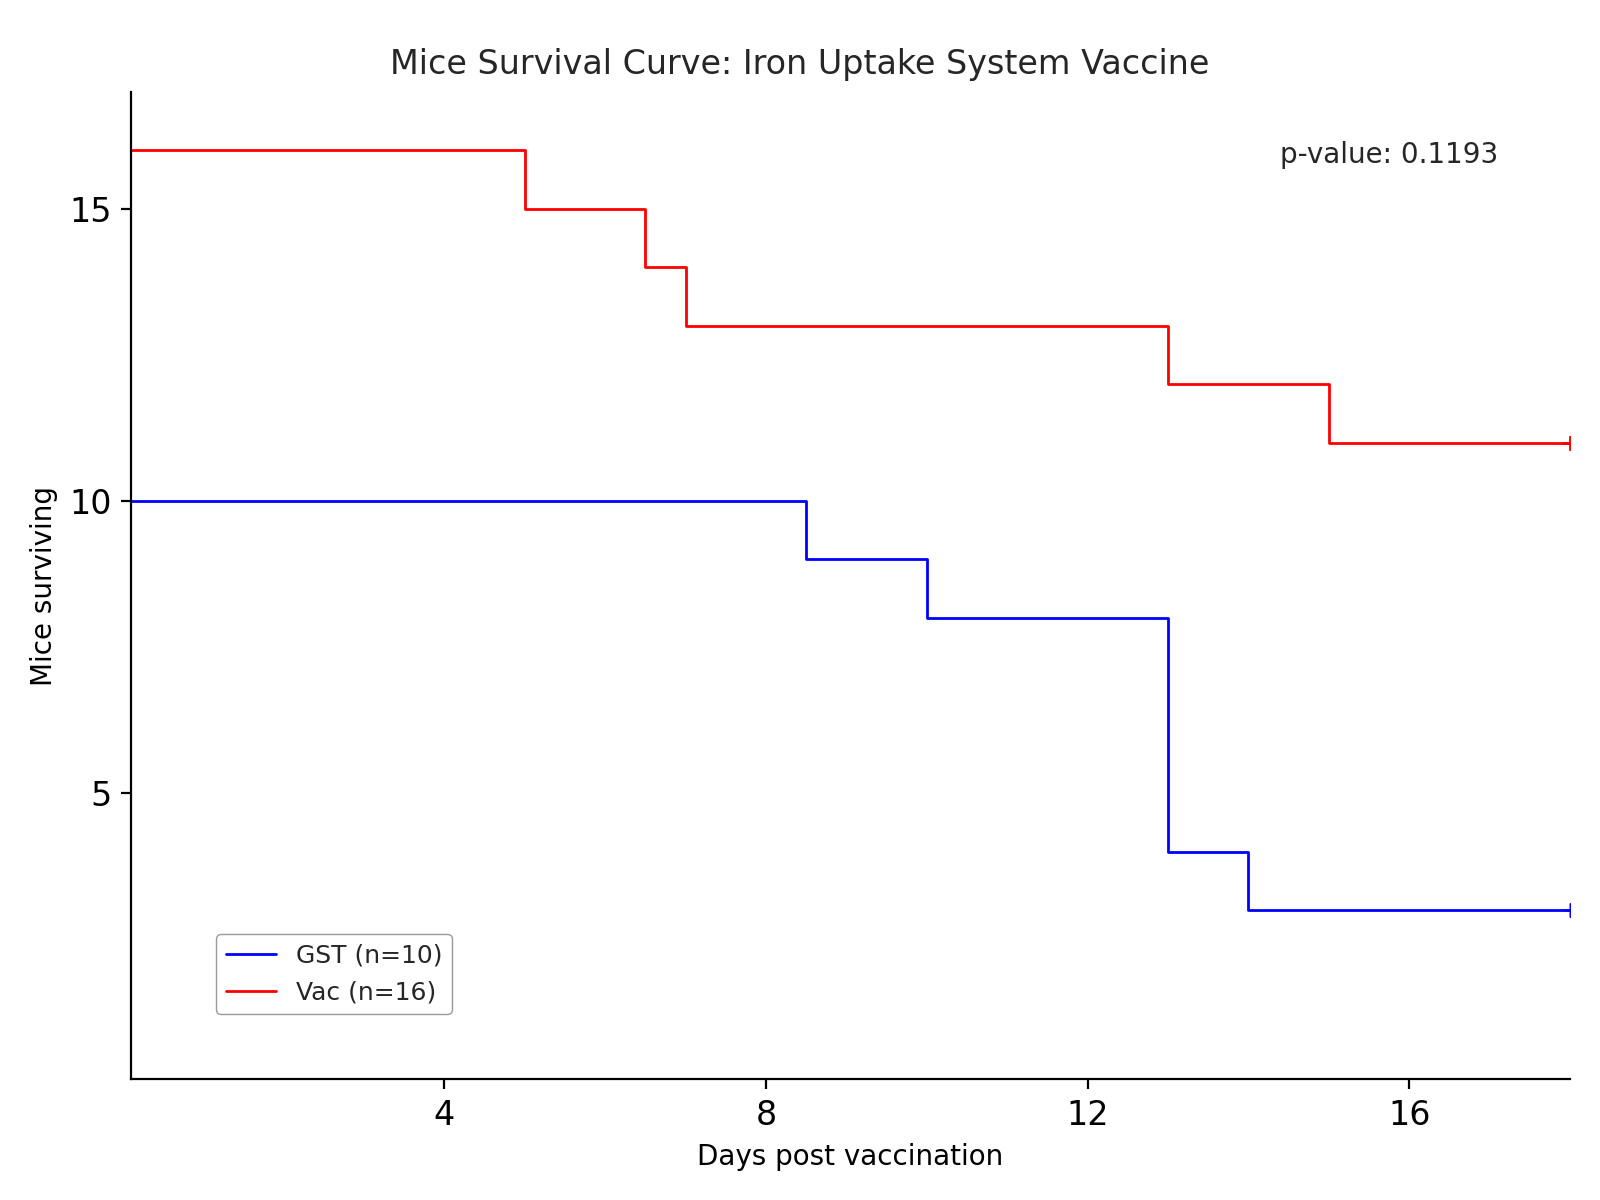

Source code (Python):
# Figure v3 | Kaplan-Meier Survival of Mice (4:3) | survival_data.csv

import pandas as pd
import numpy as np
import matplotlib.pyplot as plt
import seaborn as sns
from scipy import stats

# 1. Data Setup
data = {
    'Time': [8.5, 10, 13, 13, 13, 13, 14, 18, 18, 18, 13, 15, 18, 18, 18, 18, 5, 6.5, 7, 18, 18, 18, 18, 18, 18, 18],
    'Event': [1, 1, 1, 1, 1, 1, 1, 0, 0, 0, 1, 1, 0, 0, 0, 0, 1, 1, 1, 0, 0, 0, 0, 0, 0, 0],
    'Treatment': ['GST']*10 + ['Vac']*16
}
df = pd.DataFrame(data)

def calculate_survival_counts(df_group):
    df_group = df_group.sort_values('Time')
    times = [0] + sorted(df_group['Time'].unique().tolist())
    initial_n = len(df_group)
    counts = [initial_n]
    current_n = initial_n
    for t in times[1:]:
        deaths = df_group[(df_group['Time'] == t) & (df_group['Event'] == 1)].shape[0]
        current_n -= deaths
        counts.append(current_n)
    return np.array(times), np.array(counts)

def get_p_value(df):
    g1, g2 = df[df['Treatment'] == 'GST'], df[df['Treatment'] == 'Vac']
    all_times = sorted(df['Time'].unique())
    o1, e1 = 0, 0
    n1, n2 = len(g1), len(g2)
    for t in all_times:
        d1 = g1[(g1['Time'] == t) & (g1['Event'] == 1)].shape[0]
        d2 = g2[(g2['Time'] == t) & (g2['Event'] == 1)].shape[0]
        if (n1 + n2) > 0:
            e1 += (d1 + d2) * (n1 / (n1 + n2))
            o1 += d1
        n1 -= len(g1[g1['Time'] == t])
        n2 -= len(g2[g2['Time'] == t])
    chi_sq = (o1 - e1)**2 / e1 + ((df['Event'].sum() - o1) - (df['Event'].sum() - e1))**2 / (df['Event'].sum() - e1)
    return stats.chi2.sf(chi_sq, 1)

p_val = get_p_value(df)

# 2. Plotting
CONFIG = {
    'colors': {'GST': 'blue', 'Vac': 'red'},
    'figsize': (8, 6), # 4:3 Aspect Ratio
    'dpi': 300
}

plt.rcParams['font.family'] = 'Arial' if 'Arial' in plt.rcParams.get('font.family', []) else 'sans-serif'
fig, ax = plt.subplots(figsize=CONFIG['figsize'], dpi=CONFIG['dpi'])
sns.set_style("white")

handles, labels = [], []
for treat in ['GST', 'Vac']: # Defined order
    color = CONFIG['colors'][treat]
    n = len(df[df['Treatment'] == treat])
    t, c = calculate_survival_counts(df[df['Treatment'] == treat])
    line, = ax.step(t, c, where='post', color=color, linewidth=1.0)
    handles.append(line)
    labels.append(f"{treat} (n={n})")
    
    # Censored markers
    subset = df[df['Treatment'] == treat]
    censored = subset[subset['Event'] == 0]
    for ct in censored['Time']:
        idx = np.searchsorted(t, ct, side='right') - 1
        ax.plot(ct, c[idx], marker='+', color=color, markersize=5, mew=0.5)

# Formatting Ticks (Removing 0)
ax.set_xlim(0, 18)
ax.set_ylim(0, 17)
ax.set_xticks([t for t in range(4, 20, 4)])
ax.set_yticks([t for t in range(5, 20, 5)])

ax.set_xlabel("Days post vaccination", fontsize=10)
ax.set_ylabel("Mice surviving", fontsize=10)

# Title
fig.suptitle("Mice Survival Curve: Iron Uptake System Vaccine", fontsize=12, y=0.96)

# Legend at Day 1, Survival 1
leg = ax.legend(handles, labels, loc='lower left', bbox_to_anchor=(1, 1), 
                 bbox_transform=ax.transData, frameon=True, edgecolor='grey', fontsize=9)
leg.get_frame().set_linewidth(0.5)

# Stats
ax.text(0.95, 0.95, f"p-value: {p_val:.4f}", transform=ax.transAxes, 
        ha='right', va='top', fontsize=10)

sns.despine()
plt.tight_layout(rect=[0, 0.03, 1, 0.94])
plt.show()
